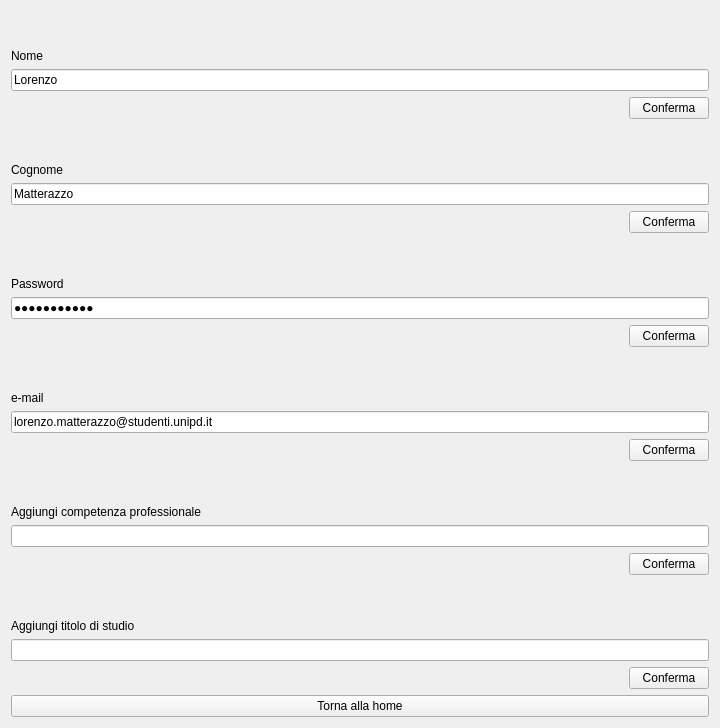
<?xml version="1.0" encoding="UTF-8"?>
<ui version="4.0">
 <class>Form</class>
 <widget class="QWidget" name="Form">
  <property name="geometry">
   <rect>
    <x>0</x>
    <y>0</y>
    <width>720</width>
    <height>728</height>
   </rect>
  </property>
  <property name="windowTitle">
   <string>Form</string>
  </property>
  <layout class="QVBoxLayout" name="verticalLayout_3">
   <item>
    <layout class="QVBoxLayout" name="verticalLayout_2">
     <item>
      <widget class="QLabel" name="label_2">
       <property name="text">
        <string>Nome</string>
       </property>
       <property name="alignment">
        <set>Qt::AlignBottom|Qt::AlignLeading|Qt::AlignLeft</set>
       </property>
       <property name="buddy">
        <cstring>lineEdit</cstring>
       </property>
      </widget>
     </item>
     <item>
      <widget class="QLineEdit" name="lineEdit">
       <property name="text">
        <string>Lorenzo</string>
       </property>
      </widget>
     </item>
     <item alignment="Qt::AlignRight">
      <widget class="QPushButton" name="pushButton">
       <property name="text">
        <string>Conferma</string>
       </property>
      </widget>
     </item>
     <item>
      <widget class="QLabel" name="label_3">
       <property name="text">
        <string>Cognome</string>
       </property>
       <property name="alignment">
        <set>Qt::AlignBottom|Qt::AlignLeading|Qt::AlignLeft</set>
       </property>
       <property name="buddy">
        <cstring>lineEdit_2</cstring>
       </property>
      </widget>
     </item>
     <item>
      <widget class="QLineEdit" name="lineEdit_2">
       <property name="text">
        <string>Matterazzo</string>
       </property>
      </widget>
     </item>
     <item alignment="Qt::AlignRight">
      <widget class="QPushButton" name="pushButton_2">
       <property name="text">
        <string>Conferma</string>
       </property>
      </widget>
     </item>
     <item>
      <widget class="QLabel" name="label_4">
       <property name="text">
        <string>Password</string>
       </property>
       <property name="alignment">
        <set>Qt::AlignBottom|Qt::AlignLeading|Qt::AlignLeft</set>
       </property>
       <property name="buddy">
        <cstring>lineEdit_5</cstring>
       </property>
      </widget>
     </item>
     <item>
      <widget class="QLineEdit" name="lineEdit_5">
       <property name="text">
        <string>Piripicchio</string>
       </property>
       <property name="echoMode">
        <enum>QLineEdit::PasswordEchoOnEdit</enum>
       </property>
      </widget>
     </item>
     <item alignment="Qt::AlignRight">
      <widget class="QPushButton" name="pushButton_4">
       <property name="text">
        <string>Conferma</string>
       </property>
      </widget>
     </item>
     <item>
      <widget class="QLabel" name="label_8">
       <property name="text">
        <string>e-mail</string>
       </property>
       <property name="alignment">
        <set>Qt::AlignBottom|Qt::AlignLeading|Qt::AlignLeft</set>
       </property>
       <property name="buddy">
        <cstring>lineEdit_6</cstring>
       </property>
      </widget>
     </item>
     <item>
      <widget class="QLineEdit" name="lineEdit_6">
       <property name="text">
        <string>lorenzo.matterazzo@studenti.unipd.it</string>
       </property>
      </widget>
     </item>
     <item alignment="Qt::AlignRight">
      <widget class="QPushButton" name="pushButton_5">
       <property name="text">
        <string>Conferma</string>
       </property>
      </widget>
     </item>
     <item>
      <widget class="QLabel" name="label_9">
       <property name="text">
        <string>Aggiungi competenza professionale</string>
       </property>
       <property name="alignment">
        <set>Qt::AlignBottom|Qt::AlignLeading|Qt::AlignLeft</set>
       </property>
       <property name="buddy">
        <cstring>lineEdit_7</cstring>
       </property>
      </widget>
     </item>
     <item>
      <widget class="QLineEdit" name="lineEdit_7"/>
     </item>
     <item alignment="Qt::AlignRight">
      <widget class="QPushButton" name="pushButton_6">
       <property name="text">
        <string>Conferma</string>
       </property>
      </widget>
     </item>
     <item>
      <widget class="QLabel" name="label_10">
       <property name="text">
        <string>Aggiungi titolo di studio</string>
       </property>
       <property name="alignment">
        <set>Qt::AlignBottom|Qt::AlignLeading|Qt::AlignLeft</set>
       </property>
       <property name="buddy">
        <cstring>lineEdit_8</cstring>
       </property>
      </widget>
     </item>
     <item>
      <widget class="QLineEdit" name="lineEdit_8"/>
     </item>
     <item alignment="Qt::AlignRight">
      <widget class="QPushButton" name="pushButton_7">
       <property name="text">
        <string>Conferma</string>
       </property>
      </widget>
     </item>
     <item>
      <widget class="QPushButton" name="pushButton_3">
       <property name="text">
        <string>Torna alla home</string>
       </property>
      </widget>
     </item>
    </layout>
   </item>
  </layout>
 </widget>
 <resources/>
 <connections/>
</ui>
